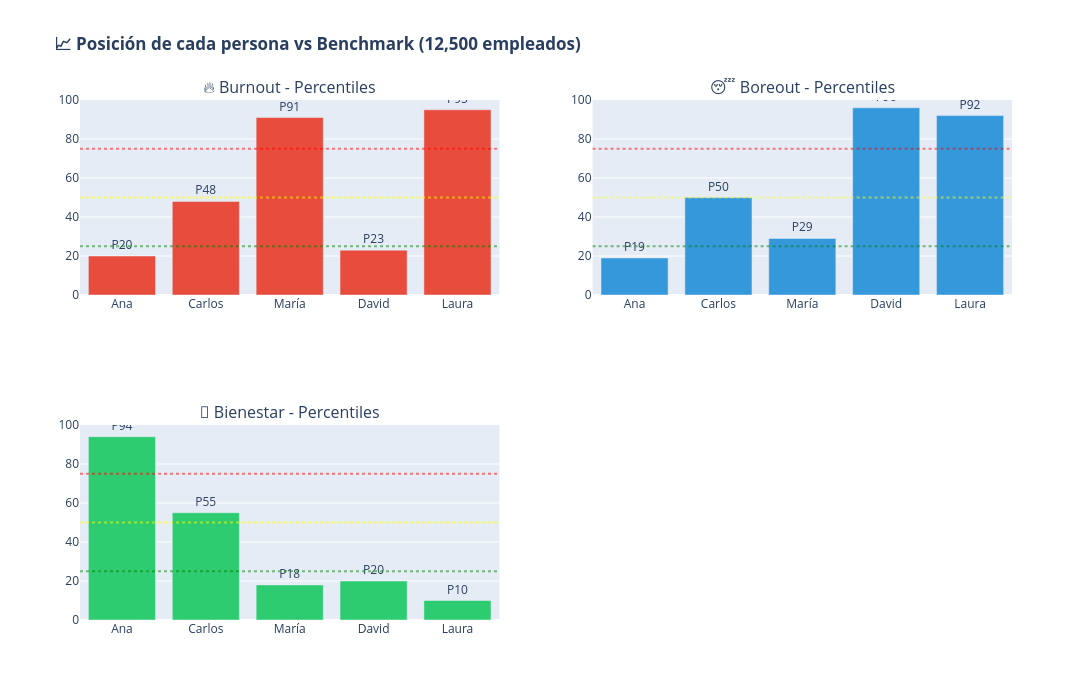

Write notebook code for a chart like this one.
### Markdown cell above
## 6. 📈 Percentiles vs Benchmark

Cada persona se posiciona respecto al benchmark de 12,500 empleados.

### Code cell
# VISUALIZACIÓN DE PERCENTILES


fig = make_subplots(
    rows=2, cols=2,
    subplot_titles=(
        "🔥 Burnout - Percentiles",
        "😴 Boreout - Percentiles",
        "💚 Bienestar - Percentiles",
       
    ),
    specs=[[{"type": "bar"}, {"type": "bar"}],
           [{"type": "bar"}, {"type": "bar"}]]
)

kpis_a_mostrar = ["burnout", "boreout", "bienestar"]
colores_kpi = ["#e74c3c", "#3498db", "#2ecc71"]
posiciones = [(1,1), (1,2), (2,1)]

for i, (kpi, color, pos) in enumerate(zip(kpis_a_mostrar, colores_kpi, posiciones)):
    personas = [c["Nombre"].split(" (")[0] for c in resultados]
    percentiles = [c["_perfil"]["percentiles"][kpi] for c in resultados]
    
    fig.add_trace(
        go.Bar(
            x=personas,
            y=percentiles,
            marker_color=color,
            text=[f"P{p}" for p in percentiles],
            textposition='outside',
            name=kpi,
            showlegend=False
        ),
        row=pos[0], col=pos[1]
    )
    
    # Líneas de umbral
    fig.add_hline(y=25, line_dash="dot", line_color="green", opacity=0.5, row=pos[0], col=pos[1])
    fig.add_hline(y=50, line_dash="dot", line_color="yellow", opacity=0.5, row=pos[0], col=pos[1])
    fig.add_hline(y=75, line_dash="dot", line_color="red", opacity=0.5, row=pos[0], col=pos[1])

fig.update_layout(
    title_text="<b>📈 Posición de cada persona vs Benchmark (12,500 empleados)</b>",
    height=700,
    width=1100
)

for i in range(1, 3):
    for j in range(1, 3):
        fig.update_yaxes(range=[0, 100], row=i, col=j)

fig.show()

print("""
💡 INTERPRETACIÓN:
- Percentil 0-25: BAJO (mejor que el 75% del benchmark)
- Percentil 25-50: MEDIO-BAJO
- Percentil 50-75: MEDIO-ALTO
- Percentil 75-100: ALTO (peor que el 75% del benchmark)

⚠️ Para Burnout/Boreout: percentil ALTO = MALO
✅ Para Bienestar: percentil ALTO = BUENO
""")

### Figure 1 — Plotly figure (JSON) as saved in the notebook; plotly's stock layout.template omitted (floating-point values rounded to 4 significant figures)
{"data": [{"marker": {"color": "#e74c3c"}, "name": "burnout", "showlegend": false, "text": ["P20", "P48", "P91", "P23", "P95"], "textposition": "outside", "type": "bar", "x": ["Ana", "Carlos", "María", "David", "Laura"], "xaxis": "x", "y": [20, 48, 91, 23, 95], "yaxis": "y"}, {"marker": {"color": "#3498db"}, "name": "boreout", "showlegend": false, "text": ["P19", "P50", "P29", "P96", "P92"], "textposition": "outside", "type": "bar", "x": ["Ana", "Carlos", "María", "David", "Laura"], "xaxis": "x2", "y": [19, 50, 29, 96, 92], "yaxis": "y2"}, {"marker": {"color": "#2ecc71"}, "name": "bienestar", "showlegend": false, "text": ["P94", "P55", "P18", "P20", "P10"], "textposition": "outside", "type": "bar", "x": ["Ana", "Carlos", "María", "David", "Laura"], "xaxis": "x3", "y": [94, 55, 18, 20, 10], "yaxis": "y3"}], "layout": {"annotations": [{"font": {"size": 16}, "showarrow": false, "text": "🔥 Burnout - Percentiles", "x": 0.225, "xanchor": "center", "xref": "paper", "y": 1, "yanchor": "bottom", "yref": "paper"}, {"font": {"size": 16}, "showarrow": false, "text": "😴 Boreout - Percentiles", "x": 0.775, "xanchor": "center", "xref": "paper", "y": 1, "yanchor": "bottom", "yref": "paper"}, {"font": {"size": 16}, "showarrow": false, "text": "💚 Bienestar - Percentiles", "x": 0.225, "xanchor": "center", "xref": "paper", "y": 0.375, "yanchor": "bottom", "yref": "paper"}], "height": 700, "shapes": [{"line": {"color": "green", "dash": "dot"}, "opacity": 0.5, "type": "line", "x0": 0, "x1": 1, "xref": "x domain", "y0": 25, "y1": 25, "yref": "y"}, {"line": {"color": "yellow", "dash": "dot"}, "opacity": 0.5, "type": "line", "x0": 0, "x1": 1, "xref": "x domain", "y0": 50, "y1": 50, "yref": "y"}, {"line": {"color": "red", "dash": "dot"}, "opacity": 0.5, "type": "line", "x0": 0, "x1": 1, "xref": "x domain", "y0": 75, "y1": 75, "yref": "y"}, {"line": {"color": "green", "dash": "dot"}, "opacity": 0.5, "type": "line", "x0": 0, "x1": 1, "xref": "x2 domain", "y0": 25, "y1": 25, "yref": "y2"}, {"line": {"color": "yellow", "dash": "dot"}, "opacity": 0.5, "type": "line", "x0": 0, "x1": 1, "xref": "x2 domain", "y0": 50, "y1": 50, "yref": "y2"}, {"line": {"color": "red", "dash": "dot"}, "opacity": 0.5, "type": "line", "x0": 0, "x1": 1, "xref": "x2 domain", "y0": 75, "y1": 75, "yref": "y2"}, {"line": {"color": "green", "dash": "dot"}, "opacity": 0.5, "type": "line", "x0": 0, "x1": 1, "xref": "x3 domain", "y0": 25, "y1": 25, "yref": "y3"}, {"line": {"color": "yellow", "dash": "dot"}, "opacity": 0.5, "type": "line", "x0": 0, "x1": 1, "xref": "x3 domain", "y0": 50, "y1": 50, "yref": "y3"}, {"line": {"color": "red", "dash": "dot"}, "opacity": 0.5, "type": "line", "x0": 0, "x1": 1, "xref": "x3 domain", "y0": 75, "y1": 75, "yref": "y3"}], "title": {"text": "<b>📈 Posición de cada persona vs Benchmark (12,500 empleados)</b>"}, "width": 1100, "xaxis": {"anchor": "y", "domain": [0, 0.45]}, "xaxis2": {"anchor": "y2", "domain": [0.55, 1]}, "xaxis3": {"anchor": "y3", "domain": [0, 0.45]}, "xaxis4": {"anchor": "y4", "domain": [0.55, 1]}, "yaxis": {"anchor": "x", "domain": [0.625, 1], "range": [0, 100]}, "yaxis2": {"anchor": "x2", "domain": [0.625, 1], "range": [0, 100]}, "yaxis3": {"anchor": "x3", "domain": [0, 0.375], "range": [0, 100]}, "yaxis4": {"anchor": "x4", "domain": [0, 0.375], "range": [0, 100]}}}
